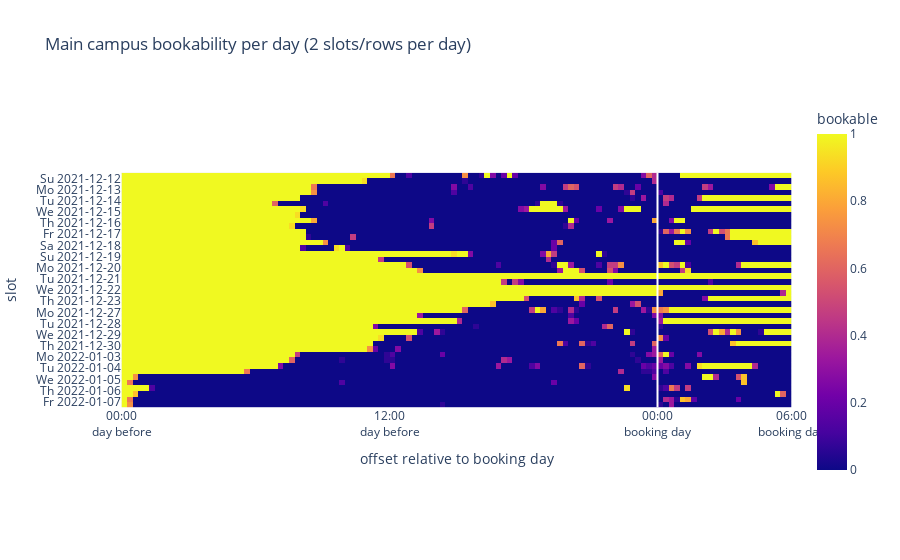

Notebook code for this chart:
### Code cell
# Visualize bookings relative to booking day.

resample_mins = 15
full_values = 1800 / resample_mins

matrix = []

library_bookings = bookings[bookings.library == libraries[0]]
slots = library_bookings[['day', 'period_start', 'period_end']].drop_duplicates().values

for day, period_start, _ in slots:
    slot_bookings = library_bookings[
        (library_bookings.day == day) & (library_bookings.period_start == period_start)
    ]
    bookable = (
        slot_bookings.bookable.groupby(slot_bookings.offset)
        .mean()
        .resample(f'{resample_mins}min')
        .mean()
    )

    if bookable.count() != full_values:
        continue

    matrix.append(bookable.values)

fig = px.imshow(
    matrix,
    labels=dict(x='offset relative to booking day', y='slot', color='bookable'),
    title='Main campus bookability per day (2 slots/rows per day)',
)
fig.update_layout(
    xaxis=dict(
        tickmode='array',
        tickvals=[-0.5, 2 * full_values // 5 - 0.5, 4 * full_values // 5 - 0.5, full_values - 0.5],
        ticktext=[
            '00:00<br>day before',
            '12:00<br>day before',
            '00:00<br>booking day',
            '06:00<br>booking day',
        ],
    ),
    yaxis=dict(
        tickmode='array',
        tickvals=[i + 0.5 for i in range(len(matrix))],
        ticktext=[
            f'{day.day_name()[:2]} {day.date()}' if not i % 2 else ' '
            for i, (day, _, _) in enumerate(slots)
        ],
    ),
)

fig.add_vline(4 * full_values // 5 - 0.5, line_color='white', line_width=2)
fig

### Figure 1 — Plotly figure (JSON) as saved in the notebook; plotly's stock layout.template omitted (floating-point values rounded to 4 significant figures; data arrays with more than 128 entries replaced by an {"elided": "..."} marker saying what was removed)
{"data": [{"coloraxis": "coloraxis", "hovertemplate": "offset relative to booking day: %{x}<br>slot: %{y}<br>bookable: %{z}<extra></extra>", "name": "0", "type": "heatmap", "xaxis": "x", "yaxis": "y", "z": {"elided": "42x120 float values"}}], "layout": {"coloraxis": {"colorbar": {"title": {"text": "bookable"}}, "colorscale": [[0, "#0d0887"], [0.1111, "#46039f"], [0.2222, "#7201a8"], [0.3333, "#9c179e"], [0.4444, "#bd3786"], [0.5556, "#d8576b"], [0.6667, "#ed7953"], [0.7778, "#fb9f3a"], [0.8889, "#fdca26"], [1, "#f0f921"]]}, "shapes": [{"line": {"color": "white", "width": 2}, "type": "line", "x0": 95.5, "x1": 95.5, "xref": "x", "y0": 0, "y1": 1, "yref": "y domain"}], "title": {"text": "Main campus bookability per day (2 slots/rows per day)"}, "xaxis": {"anchor": "y", "constrain": "domain", "domain": [0, 1], "scaleanchor": "y", "tickmode": "array", "ticktext": ["00:00<br>day before", "12:00<br>day before", "00:00<br>booking day", "06:00<br>booking day"], "tickvals": [-0.5, 47.5, 95.5, 119.5], "title": {"text": "offset relative to booking day"}}, "yaxis": {"anchor": "x", "autorange": "reversed", "constrain": "domain", "domain": [0, 1], "tickmode": "array", "ticktext": ["Su 2021-12-12", " ", "Mo 2021-12-13", " ", "Tu 2021-12-14", " ", "We 2021-12-15", " ", "Th 2021-12-16", " ", "Fr 2021-12-17", " ", "Sa 2021-12-18", " ", "Su 2021-12-19", " ", "Mo 2021-12-20", " ", "Tu 2021-12-21", " ", "We 2021-12-22", " ", "Th 2021-12-23", " ", "Mo 2021-12-27", " ", "Tu 2021-12-28", " ", "We 2021-12-29", " ", "Th 2021-12-30", " ", "Mo 2022-01-03", " ", "Tu 2022-01-04", " ", "We 2022-01-05", " ", "Th 2022-01-06", " ", "Fr 2022-01-07", " ", "Sa 2022-01-08", " ", "Su 2022-01-09", " "], "tickvals": [0.5, 1.5, 2.5, 3.5, 4.5, 5.5, 6.5, 7.5, 8.5, 9.5, 10.5, 11.5, 12.5, 13.5, 14.5, 15.5, 16.5, 17.5, 18.5, 19.5, 20.5, 21.5, 22.5, 23.5, 24.5, 25.5, 26.5, 27.5, 28.5, 29.5, 30.5, 31.5, 32.5, 33.5, 34.5, 35.5, 36.5, 37.5, 38.5, 39.5, 40.5, 41.5], "title": {"text": "slot"}}}}
